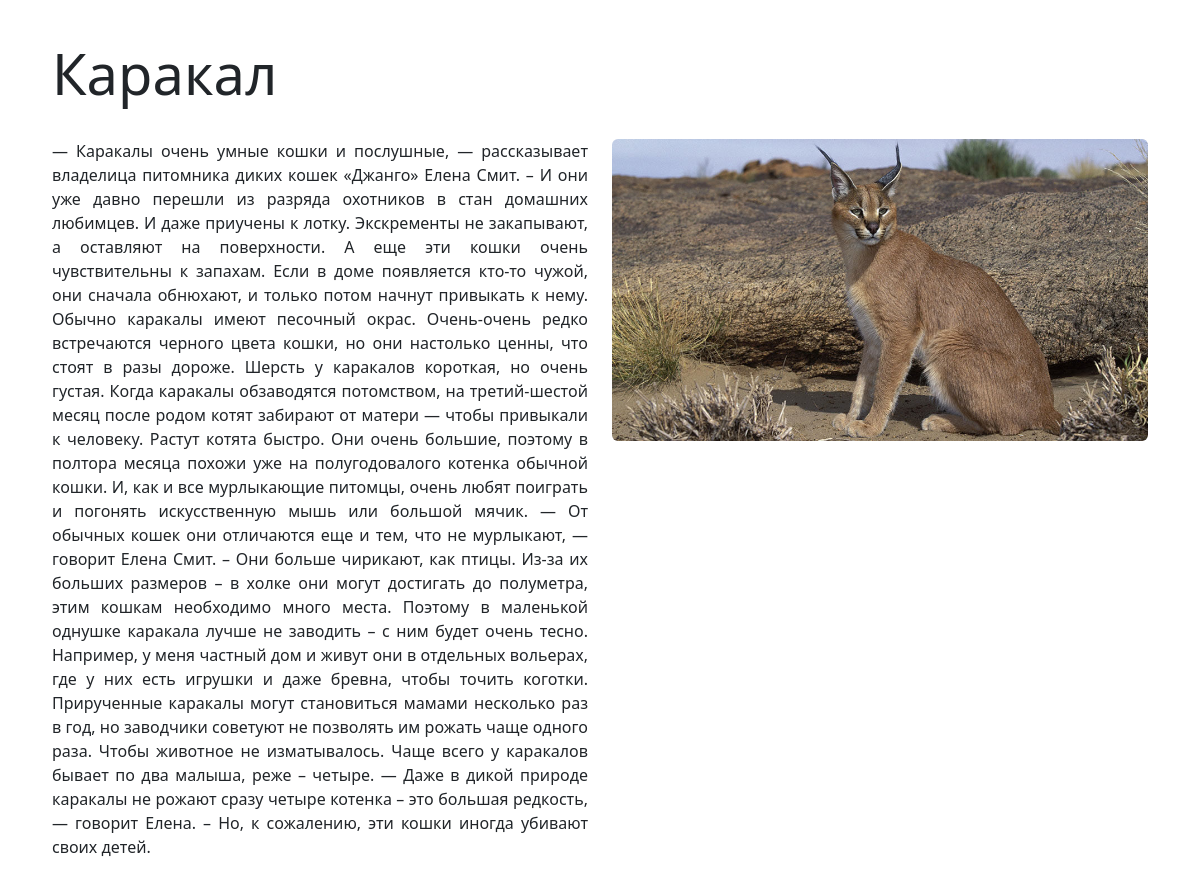
Screenshot of /about/2 with the database file from the repository.
### cats/models.py (models this page shows, shortened)
class Cat(models.Model):
    name = models.CharField(max_length=100, verbose_name='Порода', unique=True)
    description = models.TextField(verbose_name='Описание')
    photo = models.ImageField(upload_to='cats_photoes', verbose_name='Фото', blank=True, null=True)
    slug = models.SlugField(verbose_name='Слаг', editable=False)
    class Meta:
        ordering = ['name']
        verbose_name = 'Котик'
        verbose_name_plural = 'Котики'

### cats/views.py (the view)
# urls.py: path('about/<int:cat_id>', views.about, name='about'),
def about(request, cat_id):
    cat = get_object_or_404(Cat, pk=cat_id)
    return render(request, 'about.html', {'cat': cat})

### cats/templates/about.html (shortened to what this page needs)
{% extends 'base.html' %}
{% block header %}
    {{cat.name}}
{% endblock %}
{% block content %}
    <div class="row">
        <div class="col-md-6">
            <div class="description">{{cat.description}}</div>
        </div>
        <div class="col-md-6">
            <img src="{{cat.photo.url}}" alt="" class="figure-img img-fluid rounded">
        </div>
    </div>
{% endblock %}

### cats/static/style.css (style rules this page uses)
.description { text-align: justify; }

### rows the page displays
Cat: name "Каракал", description "— Каракалы очень умные кошки и послушные, — рассказывает владелица питомника диких кошек «Джанго» Елена Смит. – И они уже давно перешли из разряда охотников в стан домашних любимцев. И даже приучены к лотку. Экскременты не закапывают, а оставляют на поверхности. А еще эти кошки очень чувствительны к запахам. Если в доме появляется кто-то чужой, они сначала обнюхают, и только потом начнут привыкать к нему. Обычно каракалы имеют песочный окрас. Очень-очень редко встречаются черного цвета кошки, но они настолько ценны, что стоят в разы дороже. Шерсть у каракалов короткая, но очень густая. Когда каракалы обзаводятся потомством, на третий-шестой месяц после родом котят забирают от матери — чтобы…", photo (picture)
